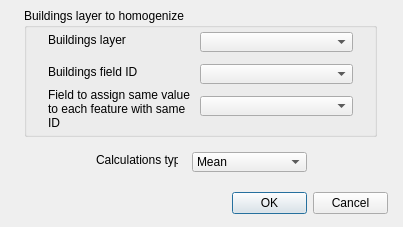
<?xml version="1.0" encoding="UTF-8"?>
<ui version="4.0">
 <class>Dialog</class>
 <widget class="QDialog" name="Dialog">
  <property name="geometry">
   <rect>
    <x>0</x>
    <y>0</y>
    <width>403</width>
    <height>227</height>
   </rect>
  </property>
  <property name="windowTitle">
   <string>Assign Same Field Value to Each Building Attribute</string>
  </property>
  <property name="toolTip">
   <string/>
  </property>
  <widget class="QDialogButtonBox" name="buttonBox">
   <property name="geometry">
    <rect>
     <x>232</x>
     <y>192</y>
     <width>156</width>
     <height>23</height>
    </rect>
   </property>
   <property name="orientation">
    <enum>Qt::Horizontal</enum>
   </property>
   <property name="standardButtons">
    <set>QDialogButtonBox::Cancel|QDialogButtonBox::Ok</set>
   </property>
  </widget>
  <widget class="QGroupBox" name="groupBox">
   <property name="geometry">
    <rect>
     <x>24</x>
     <y>8</y>
     <width>353</width>
     <height>129</height>
    </rect>
   </property>
   <property name="title">
    <string>Buildings layer to homogenize</string>
   </property>
   <widget class="QgsFieldComboBox" name="field_to_uniformize_cbo">
    <property name="geometry">
     <rect>
      <x>176</x>
      <y>88</y>
      <width>153</width>
      <height>20</height>
     </rect>
    </property>
    <property name="sizePolicy">
     <sizepolicy hsizetype="MinimumExpanding" vsizetype="Fixed">
      <horstretch>0</horstretch>
      <verstretch>0</verstretch>
     </sizepolicy>
    </property>
    <property name="minimumSize">
     <size>
      <width>115</width>
      <height>0</height>
     </size>
    </property>
    <property name="maximumSize">
     <size>
      <width>16777215</width>
      <height>16777215</height>
     </size>
    </property>
   </widget>
   <widget class="QComboBox" name="buildings_cbo">
    <property name="geometry">
     <rect>
      <x>176</x>
      <y>24</y>
      <width>153</width>
      <height>20</height>
     </rect>
    </property>
    <property name="sizePolicy">
     <sizepolicy hsizetype="Expanding" vsizetype="Preferred">
      <horstretch>0</horstretch>
      <verstretch>0</verstretch>
     </sizepolicy>
    </property>
    <property name="minimumSize">
     <size>
      <width>0</width>
      <height>0</height>
     </size>
    </property>
    <property name="maximumSize">
     <size>
      <width>200</width>
      <height>16777215</height>
     </size>
    </property>
   </widget>
   <widget class="QLabel" name="label_3">
    <property name="geometry">
     <rect>
      <x>24</x>
      <y>80</y>
      <width>145</width>
      <height>41</height>
     </rect>
    </property>
    <property name="text">
     <string>&lt;html&gt;&lt;head/&gt;&lt;body&gt;&lt;p&gt;Field to assign same value to each feature with same ID&lt;/p&gt;&lt;/body&gt;&lt;/html&gt;</string>
    </property>
    <property name="wordWrap">
     <bool>true</bool>
    </property>
   </widget>
   <widget class="QLabel" name="label_4">
    <property name="geometry">
     <rect>
      <x>24</x>
      <y>56</y>
      <width>89</width>
      <height>16</height>
     </rect>
    </property>
    <property name="text">
     <string>Buildings field ID</string>
    </property>
   </widget>
   <widget class="QgsFieldComboBox" name="ID_field_cbo">
    <property name="geometry">
     <rect>
      <x>176</x>
      <y>56</y>
      <width>153</width>
      <height>20</height>
     </rect>
    </property>
    <property name="sizePolicy">
     <sizepolicy hsizetype="MinimumExpanding" vsizetype="Fixed">
      <horstretch>0</horstretch>
      <verstretch>0</verstretch>
     </sizepolicy>
    </property>
    <property name="minimumSize">
     <size>
      <width>115</width>
      <height>0</height>
     </size>
    </property>
    <property name="maximumSize">
     <size>
      <width>16777215</width>
      <height>16777215</height>
     </size>
    </property>
   </widget>
   <widget class="QLabel" name="label">
    <property name="geometry">
     <rect>
      <x>24</x>
      <y>24</y>
      <width>87</width>
      <height>16</height>
     </rect>
    </property>
    <property name="text">
     <string>Buildings layer</string>
    </property>
   </widget>
  </widget>
  <widget class="QComboBox" name="calc_cbo">
   <property name="geometry">
    <rect>
     <x>192</x>
     <y>152</y>
     <width>115</width>
     <height>20</height>
    </rect>
   </property>
   <property name="minimumSize">
    <size>
     <width>115</width>
     <height>0</height>
    </size>
   </property>
   <property name="maximumSize">
    <size>
     <width>115</width>
     <height>16777215</height>
    </size>
   </property>
   <item>
    <property name="text">
     <string>Mean</string>
    </property>
   </item>
   <item>
    <property name="text">
     <string>Max</string>
    </property>
   </item>
   <item>
    <property name="text">
     <string>Min</string>
    </property>
   </item>
  </widget>
  <widget class="QLabel" name="label_2">
   <property name="geometry">
    <rect>
     <x>96</x>
     <y>152</y>
     <width>82</width>
     <height>16</height>
    </rect>
   </property>
   <property name="text">
    <string>Calculations type</string>
   </property>
  </widget>
 </widget>
 <customwidgets>
  <customwidget>
   <class>QgsFieldComboBox</class>
   <extends>QComboBox</extends>
   <header>qgis.gui</header>
  </customwidget>
 </customwidgets>
 <tabstops>
  <tabstop>calc_cbo</tabstop>
 </tabstops>
 <resources/>
 <connections>
  <connection>
   <sender>buttonBox</sender>
   <signal>accepted()</signal>
   <receiver>Dialog</receiver>
   <slot>accept()</slot>
   <hints>
    <hint type="sourcelabel">
     <x>248</x>
     <y>254</y>
    </hint>
    <hint type="destinationlabel">
     <x>157</x>
     <y>274</y>
    </hint>
   </hints>
  </connection>
  <connection>
   <sender>buttonBox</sender>
   <signal>rejected()</signal>
   <receiver>Dialog</receiver>
   <slot>reject()</slot>
   <hints>
    <hint type="sourcelabel">
     <x>316</x>
     <y>260</y>
    </hint>
    <hint type="destinationlabel">
     <x>286</x>
     <y>274</y>
    </hint>
   </hints>
  </connection>
 </connections>
</ui>
